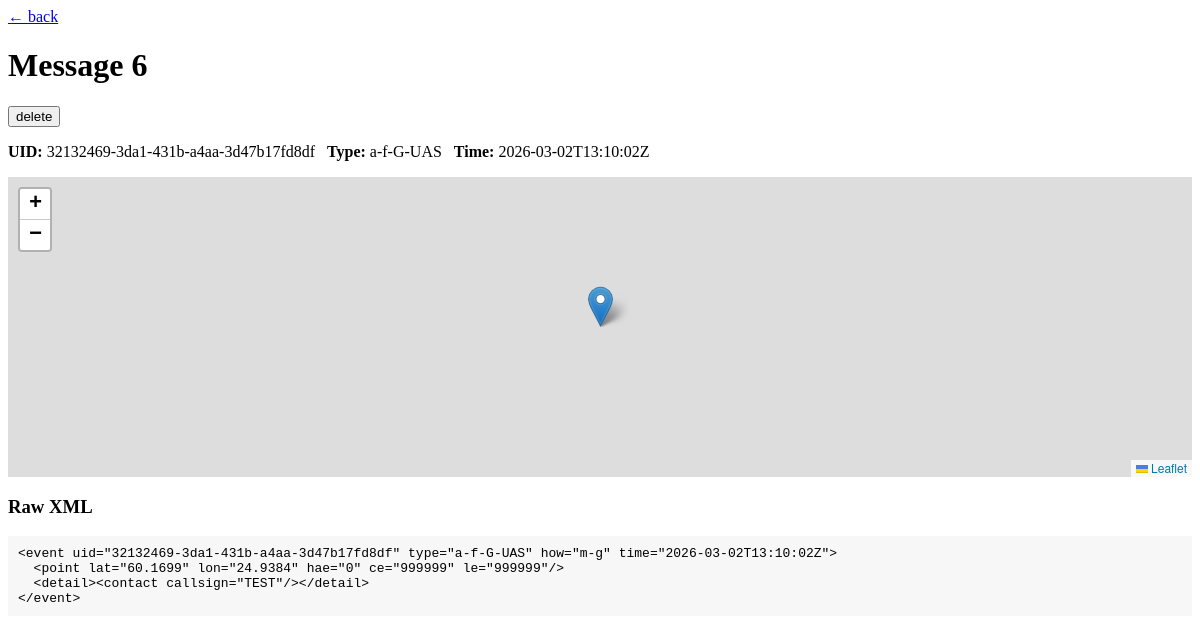
Screenshot of /message/6 with the database file from the repository.
### app/models.py (models this page shows)
class Message(Base):
    __tablename__ = "messages"
    id = Column(Integer, primary_key=True, index=True)
    uid = Column(String, index=True)
    type = Column(String, index=True)
    how = Column(String)
    time = Column(String)
    lat = Column(Float, nullable=True)
    lon = Column(Float, nullable=True)
    raw_xml = Column(Text)
    received_at = Column(DateTime, default=datetime.datetime.utcnow)

### app/main.py (the view)
@app.get("/message/{msg_id}", response_class=HTMLResponse)
def message_detail(request: Request, msg_id: int):
    db = next(get_db())
    m = db.query(Message).get(msg_id)
    if not m:
        raise HTTPException(status_code=404, detail="Message not found")
    return templates.TemplateResponse("detail.html", {"request": request, "msg": m})

### templates/detail.html (shortened to what this page needs)
<!doctype html>
<html>
<head>
  <link rel="stylesheet" href="https://unpkg.com/leaflet@1.9.4/dist/leaflet.css"/>
</head>
<body>
  <a href="/">← back</a>
  <h1>Message {{ msg.id }}</h1>
  <form method="post" action="/message/{{ msg.id }}/delete" onsubmit="return confirm('Delete this message?');" style="margin:8px 0;">
    <button type="submit">delete</button>
  </form>
  <p><strong>UID:</strong> {{ msg.uid }} &nbsp; <strong>Type:</strong> {{ msg.type }} &nbsp; <strong>Time:</strong> {{ msg.time }}</p>
  {% if msg.lat and msg.lon %}
  <div id="map"></div>
  {% endif %}
  <h3>Raw XML</h3>
  <pre>{{ msg.raw_xml }}</pre>
</body>
</html>

### templates/detail.html (style rules this page uses)
#map { height:300px;margin-bottom:10px }
pre { background:#f7f7f7;padding:10px;overflow:auto }

### rows the page displays
Message: id "6", uid "32132469-3da1-431b-a4aa-3d47b17fd8df", type "a-f-G-UAS", time "2026-03-02T13:10:02Z", raw_xml "<event uid=\"32132469-3da1-431b-a4aa-3d47b17fd8df\" type=\"a-f-G-UAS\" how=\"m-g\" time=\"2026-03-02T13:10:02Z\"> <point lat=\"60.1699\" lon=\"24.9384\" hae=\"0\" ce=\"999999\" le=\"999999\"/> <detail><contact callsign=\"TEST\"/></detail> </event>"
